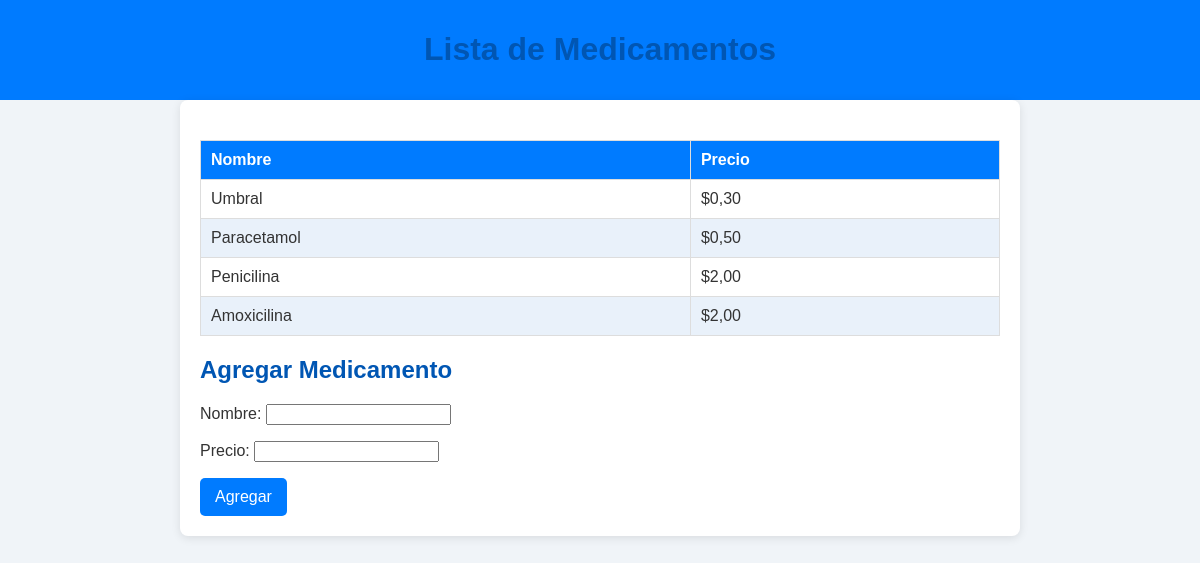
Screenshot of /medicamentos/ with the database file from the repository.
### Farmacia/models.py (models this page shows, shortened)
class Medicamento(models.Model):
    nombre = models.CharField(max_length=100)
    precio = models.FloatField()

### Farmacia/views.py (the view, shortened to what this page needs)
# urls.py: path('medicamentos/', MedicamentoListView.as_view(), name='medicamento_list'),
class MedicamentoListView(View):
    def get(self, request):
        medicamentos = Medicamento.objects.all()
        form = MedicamentoForm()
        return render(request, 'medicamento_list.html', {'medicamentos': medicamentos, 'form': form})

### Farmacia/forms.py
class MedicamentoForm(forms.ModelForm):
    class Meta:
        model = Medicamento
        fields = ['nombre', 'precio']

### templates/medicamento_list.html (shortened to what this page needs)
<!DOCTYPE html>
<html lang="en">
<head>
</head>
<body>
    <header>
        <h1>Lista de Medicamentos</h1>
    </header>
    <main>
        <section>
            <table>
                <thead>
                    <tr>
                        <th>Nombre</th>
                        <th>Precio</th>
                    </tr>
                </thead>
                <tbody>
                    {% for medicamento in medicamentos %}
                        <tr>
                            <td>{{ medicamento.nombre }}</td>
                            <td>${{ medicamento.precio|floatformat:2 }}</td>
                        </tr>
                    {% empty %}
                        <tr>
                            <td colspan="2" style="text-align: center;">No hay medicamentos disponibles.</td>
                        </tr>
                    {% endfor %}
                </tbody>
            </table>
        </section>
        <section>
            <h2>Agregar Medicamento</h2>
            <form method="post">
                {{ form.as_p }}
                <button type="submit">Agregar</button>
            </form>
        </section>
    </main>
</body>
</html>

### templates/medicamento_list.html (style rules this page uses)
body { font-family: Arial, sans-serif; margin: 0; padding: 0; background-color: #f0f4f8; color: #333; }
header { background-color: #007BFF; color: white; padding: 10px 20px; text-align: center; }
main { padding: 20px; max-width: 800px; margin: 0 auto; background: white; box-shadow: 0 2px 10px rgba(0, 0, 0, 0.1); border-radius: 8px; }
h1, h2 { color: #0056b3; }
table { width: 100%; border-collapse: collapse; margin: 20px 0; }
table th, table td { border: 1px solid #ddd; padding: 10px; text-align: left; }
table th { background-color: #007BFF; color: white; }
table tr:nth-child(even) { background-color: #e9f1fa; }
form { margin-top: 20px; }
form button { background-color: #007BFF; color: white; border: none; padding: 10px 15px; border-radius: 5px; cursor: pointer; font-size: 16px; }

### rows the page displays
Medicamento: nombre "Umbral", precio "0,30"
Medicamento: nombre "Paracetamol", precio "0,50"
Medicamento: nombre "Penicilina", precio "2,00"
Medicamento: nombre "Amoxicilina", precio "2,00"
